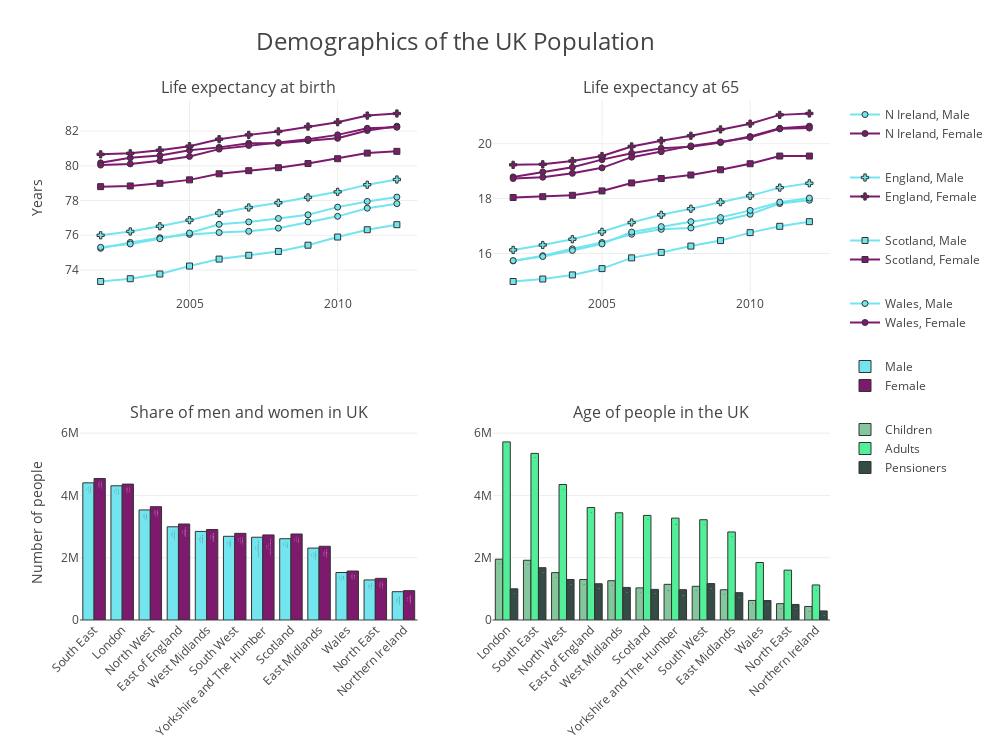

The cell this chart's notebook holds for it:
### Code cell
# setting up the dashboard Object

db = make_subplots(rows=2, cols = 2,
                   subplot_titles = ['Life expectancy at birth',
                                   'Life expectancy at 65',
                                   'Share of men and women in UK',
                                    'Age of people in the UK'], print_grid = False)




# Making the line charts

## lookups 
sex_color = {'Male' : "rgb(114,229,239)",
            'Female' : 'rgb(125,26,110)'}

country_symbol = {'England' : 'cross',
                'Scotland' : 'x',
                'Wales' : 'circle',
                'Scotland' : 'square',
                'N Ireland' : 'triangle'}
years = lifeExp['Year'].unique()


## Creating the hovertext column
def hover_text(record):
    return "<b>{country}</b><br>{life_expec:.0f} years<br><i>{gender}</i>".format(
        country=record['Country'], 
        life_expec=record['N'], 
        gender=record['Sex']
    )

lifeExp['text'] = lifeExp.apply(hover_text, axis='columns')


## the line plots
for life in lifeExp['Var'].unique():
    if life == 'age 65':
        show = True
        col = 2
    else:
        show = False
        col = 1
        
    for country in lifeExp['Country'].unique():
        
        for sex in lifeExp['Sex'].unique():
                       
            db.append_trace({'type': 'scatter',
                             'mode': 'markers+lines',
                             'x'   : years,
                             'y'   : lifeExp['N'][(lifeExp['Sex'] == sex) &
                                                  (lifeExp['Country'] == country) &
                                                   (lifeExp['Var'] == life)],
                             'text': lifeExp['text'][(lifeExp['Sex'] == sex) &
                                                  (lifeExp['Country'] == country) &
                                                   (lifeExp['Var'] == life)],
                             'hoverinfo': 'text',
                             'showlegend': show,
                             'name': '{}, {}'.format(country, sex),
                             'legendgroup': country,
                             'marker': {'color': sex_color[sex],
                                        'symbol': country_symbol[country],
                                        'size': 6,
                                        'line': {'width': 1,
                                                 'color': '#333'}}},
                            
                            
                          row = 1, col = col)
            

# making the firt bar chart

## creating hovertext columns (we need a text column per each original column except for the country)
def hoverText(row, varName):
    return "<b>{}</b><br>{:,.0f}<br><i>{}</i>".format(row['Country'], row[varName], varName)

demoTextLookup = {}

for col in demographic.columns:
    if col != 'Country':
        demographic['text{}'.format(col)] = demographic.apply(hoverText, args=(col,), axis = 1)
        demoTextLookup[col] = 'text{}'.format(col)
        
## create line chart for gender share
mf = demographic.sort_values(['Male', 'Female'], ascending=False)

for sex in ['Male', 'Female']:
    
    textCol = demoTextLookup[sex]
    
    db.append_trace({
        'type': 'bar',
        'x': mf['Country'],
        'y': mf[sex],
        'text': mf[textCol],
        'hoverinfo': 'text',
        'name': sex,
        'legendgroup': 'malefemale',
        'marker': {'color': sex_color[sex],
                   'line': {'width': 1,
                            'color': '#333'}}
    },
    row = 2, col = 1)
    
    
# making the second bar chart

ages = demographic.sort_values(by=['Adults','Pensioners','Children'],
                              ascending = False)

ageColours = [ "rgb(133,199,156)", "rgb(82,239,153)", "rgb(52,75,70)"]
ageGroups = ['Children','Adults','Pensioners']
ageLookup = dict(zip(ageGroups, ageColours))

for age in ageGroups:
    textCol = demoTextLookup[age]
    db.append_trace({'type' : 'bar',
                    'x' : ages['Country'],
                    'y' : ages[age],
                     'text' : ages[textCol],
                     'hoverinfo' : 'text',
                     'name' : age,
                     'legendgroup' : 'ages',
                    'marker' : {'color' : ageLookup[age],
                               'line' : {'width' : 1,
                                        'color' : '#333'}}},
                   row = 2, col = 2)
    

#Get the minimum and maximum to set the static range
maximum = max(demographic[ageGroups].max())
minimum = min(demographic[ageGroups].min())
diff = maximum - minimum

for i in range(3, 5):
    #1. Setting static range for bar chart
    db['layout']['yaxis{}'.format(i)].update({'range' : [0,maximum + (diff * 0.1)]})
    #3. Tickangle for x-axes on bar charts
    db['layout']['xaxis{}'.format(i)].update({'tickangle' : -45})
    
#4. Line chart axis titles
db['layout']['yaxis1'].update({'title' : 'Years'})
db['layout']['yaxis3'].update({'title' : 'Number of people'})

#2. Setting tracegroupgap
db['layout'].update({'legend' : {'tracegroupgap' : 25},
                     #5. Setting width and height
                    'width' : 1000,
                    'height' : 750,
                     #6. Add a bottom margin
                    'margin' : {'b' : 130},
                     #9. Hovermode to closest
                    'hovermode' : 'closest'})

#8. Adding a title for the dashboard  
db['layout']['annotations'] +=[{'text' : 'Demographics of the UK Population',
                                     'xref' : 'paper',
                                     'yref' : 'paper',
                                      'xanchor' : 'center',
                                    'showarrow' : False,
                                'font' : {'size' : 24},
                                     'x' : 0.5,
                                     'y' : 1.15}]
            
pyo.iplot(db)

### Figure 1 — Plotly figure (JSON) as saved in the notebook; plotly's stock layout.template omitted (floating-point values rounded to 4 significant figures)
{"data": [{"hoverinfo": "text", "legendgroup": "N Ireland", "marker": {"color": "rgb(114,229,239)", "line": {"color": "#333", "width": 1}, "size": 6, "symbol": "triangle"}, "mode": "markers+lines", "name": "N Ireland, Male", "showlegend": true, "text": ["<b>N Ireland</b><br>16 years<br><i>Male</i>", "<b>N Ireland</b><br>16 years<br><i>Male</i>", "<b>N Ireland</b><br>16 years<br><i>Male</i>", "<b>N Ireland</b><br>16 years<br><i>Male</i>", "<b>N Ireland</b><br>17 years<br><i>Male</i>", "<b>N Ireland</b><br>17 years<br><i>Male</i>", "<b>N Ireland</b><br>17 years<br><i>Male</i>", "<b>N Ireland</b><br>17 years<br><i>Male</i>", "<b>N Ireland</b><br>17 years<br><i>Male</i>", "<b>N Ireland</b><br>18 years<br><i>Male</i>", "<b>N Ireland</b><br>18 years<br><i>Male</i>"], "type": "scatter", "x": [2002, 2003, 2004, 2005, 2006, 2007, 2008, 2009, 2010, 2011, 2012], "xaxis": "x2", "y": [15.73, 15.92, 16.17, 16.4, 16.7, 16.88, 16.93, 17.18, 17.43, 17.82, 17.94], "yaxis": "y2"}, {"hoverinfo": "text", "legendgroup": "N Ireland", "marker": {"color": "rgb(125,26,110)", "line": {"color": "#333", "width": 1}, "size": 6, "symbol": "triangle"}, "mode": "markers+lines", "name": "N Ireland, Female", "showlegend": true, "text": ["<b>N Ireland</b><br>19 years<br><i>Female</i>", "<b>N Ireland</b><br>19 years<br><i>Female</i>", "<b>N Ireland</b><br>19 years<br><i>Female</i>", "<b>N Ireland</b><br>19 years<br><i>Female</i>", "<b>N Ireland</b><br>20 years<br><i>Female</i>", "<b>N Ireland</b><br>20 years<br><i>Female</i>", "<b>N Ireland</b><br>20 years<br><i>Female</i>", "<b>N Ireland</b><br>20 years<br><i>Female</i>", "<b>N Ireland</b><br>20 years<br><i>Female</i>", "<b>N Ireland</b><br>21 years<br><i>Female</i>", "<b>N Ireland</b><br>21 years<br><i>Female</i>"], "type": "scatter", "x": [2002, 2003, 2004, 2005, 2006, 2007, 2008, 2009, 2010, 2011, 2012], "xaxis": "x2", "y": [18.79, 18.97, 19.14, 19.42, 19.65, 19.83, 19.89, 20.04, 20.26, 20.56, 20.64], "yaxis": "y2"}, {"hoverinfo": "text", "legendgroup": "England", "marker": {"color": "rgb(114,229,239)", "line": {"color": "#333", "width": 1}, "size": 6, "symbol": "cross"}, "mode": "markers+lines", "name": "England, Male", "showlegend": true, "text": ["<b>England</b><br>16 years<br><i>Male</i>", "<b>England</b><br>16 years<br><i>Male</i>", "<b>England</b><br>17 years<br><i>Male</i>", "<b>England</b><br>17 years<br><i>Male</i>", "<b>England</b><br>17 years<br><i>Male</i>", "<b>England</b><br>17 years<br><i>Male</i>", "<b>England</b><br>18 years<br><i>Male</i>", "<b>England</b><br>18 years<br><i>Male</i>", "<b>England</b><br>18 years<br><i>Male</i>", "<b>England</b><br>18 years<br><i>Male</i>", "<b>England</b><br>19 years<br><i>Male</i>"], "type": "scatter", "x": [2002, 2003, 2004, 2005, 2006, 2007, 2008, 2009, 2010, 2011, 2012], "xaxis": "x2", "y": [16.13, 16.31, 16.52, 16.79, 17.13, 17.41, 17.63, 17.87, 18.1, 18.4, 18.56], "yaxis": "y2"}, {"hoverinfo": "text", "legendgroup": "England", "marker": {"color": "rgb(125,26,110)", "line": {"color": "#333", "width": 1}, "size": 6, "symbol": "cross"}, "mode": "markers+lines", "name": "England, Female", "showlegend": true, "text": ["<b>England</b><br>19 years<br><i>Female</i>", "<b>England</b><br>19 years<br><i>Female</i>", "<b>England</b><br>19 years<br><i>Female</i>", "<b>England</b><br>20 years<br><i>Female</i>", "<b>England</b><br>20 years<br><i>Female</i>", "<b>England</b><br>20 years<br><i>Female</i>", "<b>England</b><br>20 years<br><i>Female</i>", "<b>England</b><br>21 years<br><i>Female</i>", "<b>England</b><br>21 years<br><i>Female</i>", "<b>England</b><br>21 years<br><i>Female</i>", "<b>England</b><br>21 years<br><i>Female</i>"], "type": "scatter", "x": [2002, 2003, 2004, 2005, 2006, 2007, 2008, 2009, 2010, 2011, 2012], "xaxis": "x2", "y": [19.23, 19.25, 19.37, 19.55, 19.9, 20.11, 20.29, 20.52, 20.73, 21.05, 21.1], "yaxis": "y2"}, {"hoverinfo": "text", "legendgroup": "Scotland", "marker": {"color": "rgb(114,229,239)", "line": {"color": "#333", "width": 1}, "size": 6, "symbol": "square"}, "mode": "markers+lines", "name": "Scotland, Male", "showlegend": true, "text": ["<b>Scotland</b><br>15 years<br><i>Male</i>", "<b>Scotland</b><br>15 years<br><i>Male</i>", "<b>Scotland</b><br>15 years<br><i>Male</i>", "<b>Scotland</b><br>15 years<br><i>Male</i>", "<b>Scotland</b><br>16 years<br><i>Male</i>", "<b>Scotland</b><br>16 years<br><i>Male</i>", "<b>Scotland</b><br>16 years<br><i>Male</i>", "<b>Scotland</b><br>16 years<br><i>Male</i>", "<b>Scotland</b><br>17 years<br><i>Male</i>", "<b>Scotland</b><br>17 years<br><i>Male</i>", "<b>Scotland</b><br>17 years<br><i>Male</i>"], "type": "scatter", "x": [2002, 2003, 2004, 2005, 2006, 2007, 2008, 2009, 2010, 2011, 2012], "xaxis": "x2", "y": [14.98, 15.07, 15.22, 15.45, 15.84, 16.04, 16.27, 16.47, 16.76, 16.99, 17.16], "yaxis": "y2"}, {"hoverinfo": "text", "legendgroup": "Scotland", "marker": {"color": "rgb(125,26,110)", "line": {"color": "#333", "width": 1}, "size": 6, "symbol": "square"}, "mode": "markers+lines", "name": "Scotland, Female", "showlegend": true, "text": ["<b>Scotland</b><br>18 years<br><i>Female</i>", "<b>Scotland</b><br>18 years<br><i>Female</i>", "<b>Scotland</b><br>18 years<br><i>Female</i>", "<b>Scotland</b><br>18 years<br><i>Female</i>", "<b>Scotland</b><br>19 years<br><i>Female</i>", "<b>Scotland</b><br>19 years<br><i>Female</i>", "<b>Scotland</b><br>19 years<br><i>Female</i>", "<b>Scotland</b><br>19 years<br><i>Female</i>", "<b>Scotland</b><br>19 years<br><i>Female</i>", "<b>Scotland</b><br>20 years<br><i>Female</i>", "<b>Scotland</b><br>20 years<br><i>Female</i>"], "type": "scatter", "x": [2002, 2003, 2004, 2005, 2006, 2007, 2008, 2009, 2010, 2011, 2012], "xaxis": "x2", "y": [18.04, 18.07, 18.12, 18.28, 18.57, 18.73, 18.86, 19.05, 19.27, 19.55, 19.55], "yaxis": "y2"}, {"hoverinfo": "text", "legendgroup": "Wales", "marker": {"color": "rgb(114,229,239)", "line": {"color": "#333", "width": 1}, "size": 6, "symbol": "circle"}, "mode": "markers+lines", "name": "Wales, Male", "showlegend": true, "text": ["<b>Wales</b><br>16 years<br><i>Male</i>", "<b>Wales</b><br>16 years<br><i>Male</i>", "<b>Wales</b><br>16 years<br><i>Male</i>", "<b>Wales</b><br>16 years<br><i>Male</i>", "<b>Wales</b><br>17 years<br><i>Male</i>", "<b>Wales</b><br>17 years<br><i>Male</i>", "<b>Wales</b><br>17 years<br><i>Male</i>", "<b>Wales</b><br>17 years<br><i>Male</i>", "<b>Wales</b><br>18 years<br><i>Male</i>", "<b>Wales</b><br>18 years<br><i>Male</i>", "<b>Wales</b><br>18 years<br><i>Male</i>"], "type": "scatter", "x": [2002, 2003, 2004, 2005, 2006, 2007, 2008, 2009, 2010, 2011, 2012], "xaxis": "x2", "y": [15.74, 15.89, 16.11, 16.35, 16.78, 16.98, 17.16, 17.31, 17.57, 17.87, 18.02], "yaxis": "y2"}, {"hoverinfo": "text", "legendgroup": "Wales", "marker": {"color": "rgb(125,26,110)", "line": {"color": "#333", "width": 1}, "size": 6, "symbol": "circle"}, "mode": "markers+lines", "name": "Wales, Female", "showlegend": true, "text": ["<b>Wales</b><br>19 years<br><i>Female</i>", "<b>Wales</b><br>19 years<br><i>Female</i>", "<b>Wales</b><br>19 years<br><i>Female</i>", "<b>Wales</b><br>19 years<br><i>Female</i>", "<b>Wales</b><br>20 years<br><i>Female</i>", "<b>Wales</b><br>20 years<br><i>Female</i>", "<b>Wales</b><br>20 years<br><i>Female</i>", "<b>Wales</b><br>20 years<br><i>Female</i>", "<b>Wales</b><br>20 years<br><i>Female</i>", "<b>Wales</b><br>21 years<br><i>Female</i>", "<b>Wales</b><br>21 years<br><i>Female</i>"], "type": "scatter", "x": [2002, 2003, 2004, 2005, 2006, 2007, 2008, 2009, 2010, 2011, 2012], "xaxis": "x2", "y": [18.73, 18.78, 18.92, 19.12, 19.51, 19.71, 19.92, 20.06, 20.23, 20.54, 20.57], "yaxis": "y2"}, {"hoverinfo": "text", "legendgroup": "N Ireland", "marker": {"color": "rgb(114,229,239)", "line": {"color": "#333", "width": 1}, "size": 6, "symbol": "triangle"}, "mode": "markers+lines", "name": "N Ireland, Male", "showlegend": false, "text": ["<b>N Ireland</b><br>75 years<br><i>Male</i>", "<b>N Ireland</b><br>76 years<br><i>Male</i>", "<b>N Ireland</b><br>76 years<br><i>Male</i>", "<b>N Ireland</b><br>76 years<br><i>Male</i>", "<b>N Ireland</b><br>76 years<br><i>Male</i>", "<b>N Ireland</b><br>76 years<br><i>Male</i>", "<b>N Ireland</b><br>76 years<br><i>Male</i>", "<b>N Ireland</b><br>77 years<br><i>Male</i>", "<b>N Ireland</b><br>77 years<br><i>Male</i>", "<b>N Ireland</b><br>78 years<br><i>Male</i>", "<b>N Ireland</b><br>78 years<br><i>Male</i>"], "type": "scatter", "x": [2002, 2003, 2004, 2005, 2006, 2007, 2008, 2009, 2010, 2011, 2012], "xaxis": "x1", "y": [75.25, 75.59, 75.86, 76.05, 76.16, 76.23, 76.41, 76.77, 77.09, 77.56, 77.82], "yaxis": "y1"}, {"hoverinfo": "text", "legendgroup": "N Ireland", "marker": {"color": "rgb(125,26,110)", "line": {"color": "#333", "width": 1}, "size": 6, "symbol": "triangle"}, "mode": "markers+lines", "name": "N Ireland, Female", "showlegend": false, "text": ["<b>N Ireland</b><br>80 years<br><i>Female</i>", "<b>N Ireland</b><br>80 years<br><i>Female</i>", "<b>N Ireland</b><br>81 years<br><i>Female</i>", "<b>N Ireland</b><br>81 years<br><i>Female</i>", "<b>N Ireland</b><br>81 years<br><i>Female</i>", "<b>N Ireland</b><br>81 years<br><i>Female</i>", "<b>N Ireland</b><br>81 years<br><i>Female</i>", "<b>N Ireland</b><br>81 years<br><i>Female</i>", "<b>N Ireland</b><br>82 years<br><i>Female</i>", "<b>N Ireland</b><br>82 years<br><i>Female</i>", "<b>N Ireland</b><br>82 years<br><i>Female</i>"], "type": "scatter", "x": [2002, 2003, 2004, 2005, 2006, 2007, 2008, 2009, 2010, 2011, 2012], "xaxis": "x1", "y": [80.17, 80.46, 80.59, 80.89, 81.06, 81.3, 81.3, 81.45, 81.58, 82.03, 82.28], "yaxis": "y1"}, {"hoverinfo": "text", "legendgroup": "England", "marker": {"color": "rgb(114,229,239)", "line": {"color": "#333", "width": 1}, "size": 6, "symbol": "cross"}, "mode": "markers+lines", "name": "England, Male", "showlegend": false, "text": ["<b>England</b><br>76 years<br><i>Male</i>", "<b>England</b><br>76 years<br><i>Male</i>", "<b>England</b><br>77 years<br><i>Male</i>", "<b>England</b><br>77 years<br><i>Male</i>", "<b>England</b><br>77 years<br><i>Male</i>", "<b>England</b><br>78 years<br><i>Male</i>", "<b>England</b><br>78 years<br><i>Male</i>", "<b>England</b><br>78 years<br><i>Male</i>", "<b>England</b><br>78 years<br><i>Male</i>", "<b>England</b><br>79 years<br><i>Male</i>", "<b>England</b><br>79 years<br><i>Male</i>"], "type": "scatter", "x": [2002, 2003, 2004, 2005, 2006, 2007, 2008, 2009, 2010, 2011, 2012], "xaxis": "x1", "y": [76, 76.22, 76.52, 76.87, 77.28, 77.6, 77.87, 78.18, 78.5, 78.91, 79.21], "yaxis": "y1"}, {"hoverinfo": "text", "legendgroup": "England", "marker": {"color": "rgb(125,26,110)", "line": {"color": "#333", "width": 1}, "size": 6, "symbol": "cross"}, "mode": "markers+lines", "name": "England, Female", "showlegend": false, "text": ["<b>England</b><br>81 years<br><i>Female</i>", "<b>England</b><br>81 years<br><i>Female</i>", "<b>England</b><br>81 years<br><i>Female</i>", "<b>England</b><br>81 years<br><i>Female</i>", "<b>England</b><br>82 years<br><i>Female</i>", "<b>England</b><br>82 years<br><i>Female</i>", "<b>England</b><br>82 years<br><i>Female</i>", "<b>England</b><br>82 years<br><i>Female</i>", "<b>England</b><br>83 years<br><i>Female</i>", "<b>England</b><br>83 years<br><i>Female</i>", "<b>England</b><br>83 years<br><i>Female</i>"], "type": "scatter", "x": [2002, 2003, 2004, 2005, 2006, 2007, 2008, 2009, 2010, 2011, 2012], "xaxis": "x1", "y": [80.66, 80.72, 80.9, 81.13, 81.53, 81.78, 81.98, 82.26, 82.51, 82.89, 83.01], "yaxis": "y1"}, {"hoverinfo": "text", "legendgroup": "Scotland", "marker": {"color": "rgb(114,229,239)", "line": {"color": "#333", "width": 1}, "size": 6, "symbol": "square"}, "mode": "markers+lines", "name": "Scotland, Male", "showlegend": false, "text": ["<b>Scotland</b><br>73 years<br><i>Male</i>", "<b>Scotland</b><br>74 years<br><i>Male</i>", "<b>Scotland</b><br>74 years<br><i>Male</i>", "<b>Scotland</b><br>74 years<br><i>Male</i>", "<b>Scotland</b><br>75 years<br><i>Male</i>", "<b>Scotland</b><br>75 years<br><i>Male</i>", "<b>Scotland</b><br>75 years<br><i>Male</i>", "<b>Scotland</b><br>75 years<br><i>Male</i>", "<b>Scotland</b><br>76 years<br><i>Male</i>", "<b>Scotland</b><br>76 years<br><i>Male</i>", "<b>Scotland</b><br>77 years<br><i>Male</i>"], "type": "scatter", "x": [2002, 2003, 2004, 2005, 2006, 2007, 2008, 2009, 2010, 2011, 2012], "xaxis": "x1", "y": [73.34, 73.5, 73.77, 74.23, 74.63, 74.85, 75.07, 75.43, 75.9, 76.32, 76.61], "yaxis": "y1"}, {"hoverinfo": "text", "legendgroup": "Scotland", "marker": {"color": "rgb(125,26,110)", "line": {"color": "#333", "width": 1}, "size": 6, "symbol": "square"}, "mode": "markers+lines", "name": "Scotland, Female", "showlegend": false, "text": ["<b>Scotland</b><br>79 years<br><i>Female</i>", "<b>Scotland</b><br>79 years<br><i>Female</i>", "<b>Scotland</b><br>79 years<br><i>Female</i>", "<b>Scotland</b><br>79 years<br><i>Female</i>", "<b>Scotland</b><br>80 years<br><i>Female</i>", "<b>Scotland</b><br>80 years<br><i>Female</i>", "<b>Scotland</b><br>80 years<br><i>Female</i>", "<b>Scotland</b><br>80 years<br><i>Female</i>", "<b>Scotland</b><br>80 years<br><i>Female</i>", "<b>Scotland</b><br>81 years<br><i>Female</i>", "<b>Scotland</b><br>81 years<br><i>Female</i>"], "type": "scatter", "x": [2002, 2003, 2004, 2005, 2006, 2007, 2008, 2009, 2010, 2011, 2012], "xaxis": "x1", "y": [78.8, 78.84, 78.99, 79.19, 79.54, 79.72, 79.89, 80.13, 80.41, 80.73, 80.83], "yaxis": "y1"}, {"hoverinfo": "text", "legendgroup": "Wales", "marker": {"color": "rgb(114,229,239)", "line": {"color": "#333", "width": 1}, "size": 6, "symbol": "circle"}, "mode": "markers+lines", "name": "Wales, Male", "showlegend": false, "text": ["<b>Wales</b><br>75 years<br><i>Male</i>", "<b>Wales</b><br>76 years<br><i>Male</i>", "<b>Wales</b><br>76 years<br><i>Male</i>", "<b>Wales</b><br>76 years<br><i>Male</i>", "<b>Wales</b><br>77 years<br><i>Male</i>", "<b>Wales</b><br>77 years<br><i>Male</i>", "<b>Wales</b><br>77 years<br><i>Male</i>", "<b>Wales</b><br>77 years<br><i>Male</i>", "<b>Wales</b><br>78 years<br><i>Male</i>", "<b>Wales</b><br>78 years<br><i>Male</i>", "<b>Wales</b><br>78 years<br><i>Male</i>"], "type": "scatter", "x": [2002, 2003, 2004, 2005, 2006, 2007, 2008, 2009, 2010, 2011, 2012], "xaxis": "x1", "y": [75.31, 75.5, 75.8, 76.13, 76.63, 76.77, 76.97, 77.18, 77.62, 77.95, 78.2], "yaxis": "y1"}, {"hoverinfo": "text", "legendgroup": "Wales", "marker": {"color": "rgb(125,26,110)", "line": {"color": "#333", "width": 1}, "size": 6, "symbol": "circle"}, "mode": "markers+lines", "name": "Wales, Female", "showlegend": false, "text": ["<b>Wales</b><br>80 years<br><i>Female</i>", "<b>Wales</b><br>80 years<br><i>Female</i>", "<b>Wales</b><br>80 years<br><i>Female</i>", "<b>Wales</b><br>81 years<br><i>Female</i>", "<b>Wales</b><br>81 years<br><i>Female</i>", "<b>Wales</b><br>81 years<br><i>Female</i>", "<b>Wales</b><br>81 years<br><i>Female</i>", "<b>Wales</b><br>82 years<br><i>Female</i>", "<b>Wales</b><br>82 years<br><i>Female</i>", "<b>Wales</b><br>82 years<br><i>Female</i>", "<b>Wales</b><br>82 years<br><i>Female</i>"], "type": "scatter", "x": [2002, 2003, 2004, 2005, 2006, 2007, 2008, 2009, 2010, 2011, 2012], "xaxis": "x1", "y": [80.04, 80.11, 80.29, 80.54, 80.96, 81.17, 81.34, 81.53, 81.78, 82.16, 82.22], "yaxis": "y1"}, {"hoverinfo": "text", "legendgroup": "malefemale", "marker": {"color": "rgb(114,229,239)", "line": {"color": "#333", "width": 1}}, "name": "Male", "text": ["<b>South East</b><br>4,404,373<br><i>Male</i>", "<b>London</b><br>4,309,512<br><i>Male</i>", "<b>North West</b><br>3,534,396<br><i>Male</i>", "<b>East of England</b><br>2,993,366<br><i>Male</i>", "<b>West Midlands</b><br>2,844,758<br><i>Male</i>", "<b>South West</b><br>2,688,096<br><i>Male</i>", "<b>Yorkshire and The Humber</b><br>2,658,411<br><i>Male</i>", "<b>Scotland</b><br>2,610,469<br><i>Male</i>", "<b>East Midlands</b><br>2,309,197<br><i>Male</i>", "<b>Wales</b><br>1,525,561<br><i>Male</i>", "<b>North East</b><br>1,287,177<br><i>Male</i>", "<b>Northern Ireland</b><br>909,129<br><i>Male</i>"], "type": "bar", "x": ["South East", "London", "North West", "East of England", "West Midlands", "South West", "Yorkshire and The Humber", "Scotland", "East Midlands", "Wales", "North East", "Northern Ireland"], "xaxis": "x3", "y": [4404373, 4309512, 3534396, 2993366, 2844758, 2688096, 2658411, 2610469, 2309197, 1525561, 1287177, 909129], "yaxis": "y3"}, {"hoverinfo": "text", "legendgroup": "malefemale", "marker": {"color": "rgb(125,26,110)", "line": {"color": "#333", "width": 1}}, "name": "Female", "text": ["<b>South East</b><br>4,543,540<br><i>Female</i>", "<b>London</b><br>4,364,201<br><i>Female</i>", "<b>North West</b><br>3,639,439<br><i>Female</i>", "<b>East of England</b><br>3,083,085<br><i>Female</i>", "<b>West Midlands</b><br>2,906,242<br><i>Female</i>", "<b>South West</b><br>2,783,084<br><i>Female</i>", "<b>Yorkshire and The Humber</b><br>2,732,165<br><i>Female</i>", "<b>Scotland</b><br>2,762,531<br><i>Female</i>", "<b>East Midlands</b><br>2,367,841<br><i>Female</i>", "<b>Wales</b><br>1,573,525<br><i>Female</i>", "<b>North East</b><br>1,337,444<br><i>Female</i>", "<b>Northern Ireland</b><br>942,492<br><i>Female</i>"], "type": "bar", "x": ["South East", "London", "North West", "East of England", "West Midlands", "South West", "Yorkshire and The Humber", "Scotland", "East Midlands", "Wales", "North East", "Northern Ireland"], "xaxis": "x3", "y": [4543540, 4364201, 3639439, 3083085, 2906242, 2783084, 2732165, 2762531, 2367841, 1573525, 1337444, 942492], "yaxis": "y3"}, {"hoverinfo": "text", "legendgroup": "ages", "marker": {"color": "rgb(133,199,156)", "line": {"color": "#333", "width": 1}}, "name": "Children", "text": ["<b>London</b><br>1,952,870<br><i>Children</i>", "<b>South East</b><br>1,918,075<br><i>Children</i>", "<b>North West</b><br>1,521,365<br><i>Children</i>", "<b>East of England</b><br>1,299,984<br><i>Children</i>", "<b>West Midlands</b><br>1,261,883<br><i>Children</i>", "<b>Scotland</b><br>1,031,096<br><i>Children</i>", "<b>Yorkshire and The Humber</b><br>1,145,643<br><i>Children</i>", "<b>South West</b><br>1,082,081<br><i>Children</i>", "<b>East Midlands</b><br>971,538<br><i>Children</i>", "<b>Wales</b><br>627,888<br><i>Children</i>", "<b>North East</b><br>524,417<br><i>Children</i>", "<b>Northern Ireland</b><br>434,033<br><i>Children</i>"], "type": "bar", "x": ["London", "South East", "North West", "East of England", "West Midlands", "Scotland", "Yorkshire and The Humber", "South West", "East Midlands", "Wales", "North East", "Northern Ireland"], "xaxis": "x4", "y": [1952870, 1918075, 1521365, 1299984, 1261883, 1031096, 1145643, 1082081, 971538, 627888, 524417, 434033], "yaxis": "y4"}, {"hoverinfo": "text", "legendgroup": "ages", "marker": {"color": "rgb(82,239,153)", "line": {"color": "#333", "width": 1}}, "name": "Adults", "text": ["<b>London</b><br>5,719,477<br><i>Adults</i>", "<b>South East</b><br>5,350,219<br><i>Adults</i>", "<b>North West</b><br>4,351,005<br><i>Adults</i>", "<b>East of England</b><br>3,612,599<br><i>Adults</i>", "<b>West Midlands</b><br>3,443,312<br><i>Adults</i>", "<b>Scotland</b><br>3,358,906<br><i>Adults</i>", "<b>Yorkshire and The Humber</b><br>3,271,192<br><i>Adults</i>", "<b>South West</b><br>3,220,145<br><i>Adults</i>", "<b>East Midlands</b><br>2,827,943<br><i>Adults</i>", "<b>Wales</b><br>1,846,425<br><i>Adults</i>", "<b>North East</b><br>1,601,007<br><i>Adults</i>", "<b>Northern Ireland</b><br>1,125,764<br><i>Adults</i>"], "type": "bar", "x": ["London", "South East", "North West", "East of England", "West Midlands", "Scotland", "Yorkshire and The Humber", "South West", "East Midlands", "Wales", "North East", "Northern Ireland"], "xaxis": "x4", "y": [5719477, 5350219, 4351005, 3612599, 3443312, 3358906, 3271192, 3220145, 2827943, 1846425, 1601007, 1125764], "yaxis": "y4"}, {"hoverinfo": "text", "legendgroup": "ages", "marker": {"color": "rgb(52,75,70)", "line": {"color": "#333", "width": 1}}, "name": "Pensioners", "text": ["<b>London</b><br>1,001,366<br><i>Pensioners</i>", "<b>South East</b><br>1,679,619<br><i>Pensioners</i>", "<b>North West</b><br>1,301,465<br><i>Pensioners</i>", "<b>East of England</b><br>1,163,868<br><i>Pensioners</i>", "<b>West Midlands</b><br>1,045,805<br><i>Pensioners</i>", "<b>Scotland</b><br>982,998<br><i>Pensioners</i>", "<b>Yorkshire and The Humber</b><br>973,741<br><i>Pensioners</i>", "<b>South West</b><br>1,168,954<br><i>Pensioners</i>", "<b>East Midlands</b><br>877,557<br><i>Pensioners</i>", "<b>Wales</b><br>624,773<br><i>Pensioners</i>", "<b>North East</b><br>499,197<br><i>Pensioners</i>", "<b>Northern Ireland</b><br>291,824<br><i>Pensioners</i>"], "type": "bar", "x": ["London", "South East", "North West", "East of England", "West Midlands", "Scotland", "Yorkshire and The Humber", "South West", "East Midlands", "Wales", "North East", "Northern Ireland"], "xaxis": "x4", "y": [1001366, 1679619, 1301465, 1163868, 1045805, 982998, 973741, 1168954, 877557, 624773, 499197, 291824], "yaxis": "y4"}], "layout": {"annotations": [{"font": {"size": 16}, "showarrow": false, "text": "Life expectancy at birth", "x": 0.225, "xanchor": "center", "xref": "paper", "y": 1, "yanchor": "bottom", "yref": "paper"}, {"font": {"size": 16}, "showarrow": false, "text": "Life expectancy at 65", "x": 0.775, "xanchor": "center", "xref": "paper", "y": 1, "yanchor": "bottom", "yref": "paper"}, {"font": {"size": 16}, "showarrow": false, "text": "Share of men and women in UK", "x": 0.225, "xanchor": "center", "xref": "paper", "y": 0.375, "yanchor": "bottom", "yref": "paper"}, {"font": {"size": 16}, "showarrow": false, "text": "Age of people in the UK", "x": 0.775, "xanchor": "center", "xref": "paper", "y": 0.375, "yanchor": "bottom", "yref": "paper"}, {"font": {"size": 24}, "showarrow": false, "text": "Demographics of the UK Population", "x": 0.5, "xanchor": "center", "xref": "paper", "y": 1.15, "yref": "paper"}], "height": 750, "hovermode": "closest", "legend": {"tracegroupgap": 25}, "margin": {"b": 130}, "width": 1000, "xaxis1": {"anchor": "y1", "domain": [0, 0.45]}, "xaxis2": {"anchor": "y2", "domain": [0.55, 1]}, "xaxis3": {"anchor": "y3", "domain": [0, 0.45], "tickangle": -45}, "xaxis4": {"anchor": "y4", "domain": [0.55, 1], "tickangle": -45}, "yaxis1": {"anchor": "x1", "domain": [0.625, 1], "title": "Years"}, "yaxis2": {"anchor": "x2", "domain": [0.625, 1]}, "yaxis3": {"anchor": "x3", "domain": [0, 0.375], "range": [0, 6262000.0], "title": "Number of people"}, "yaxis4": {"anchor": "x4", "domain": [0, 0.375], "range": [0, 6262000.0]}}}
